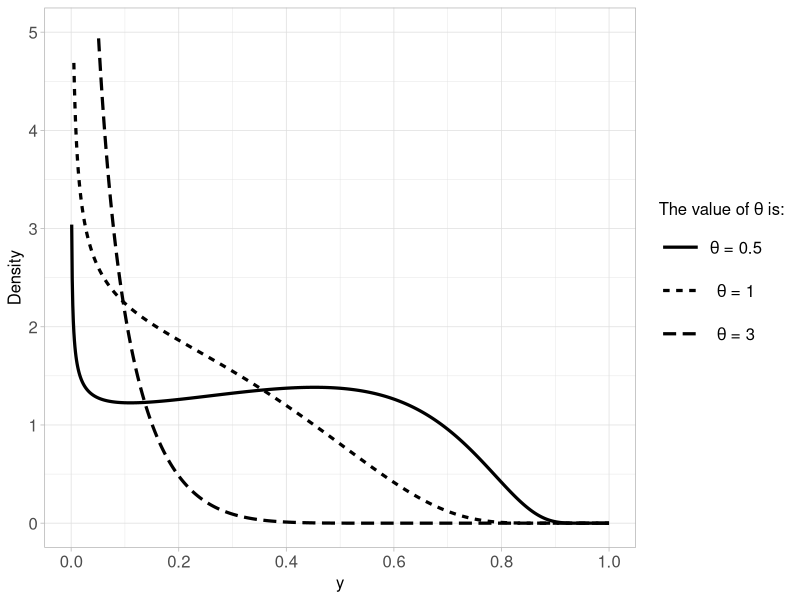
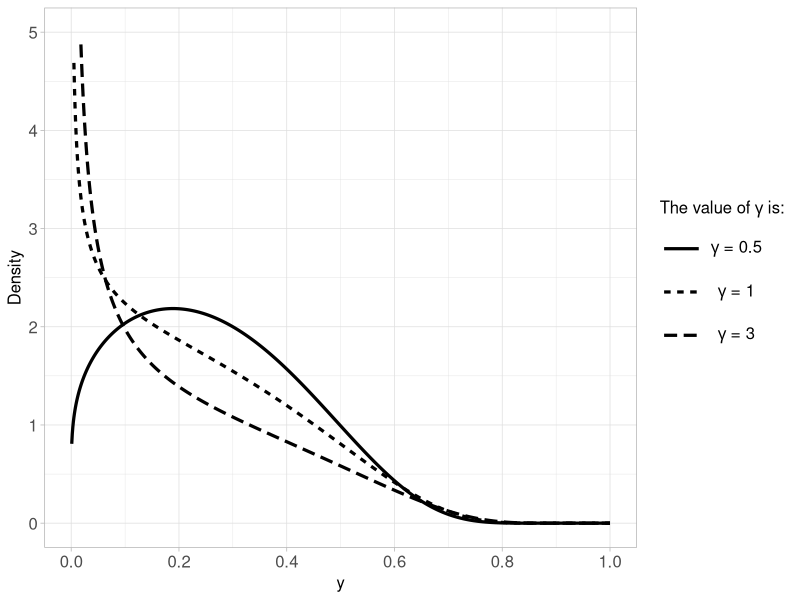
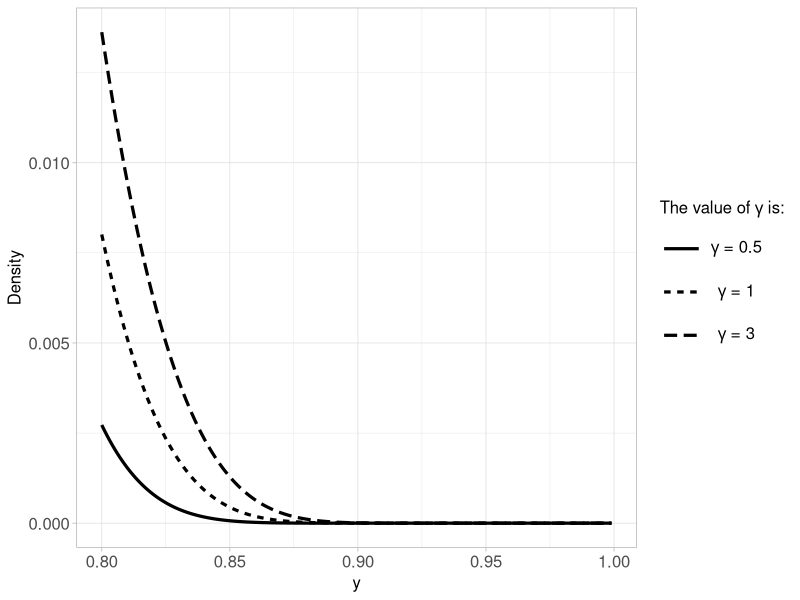
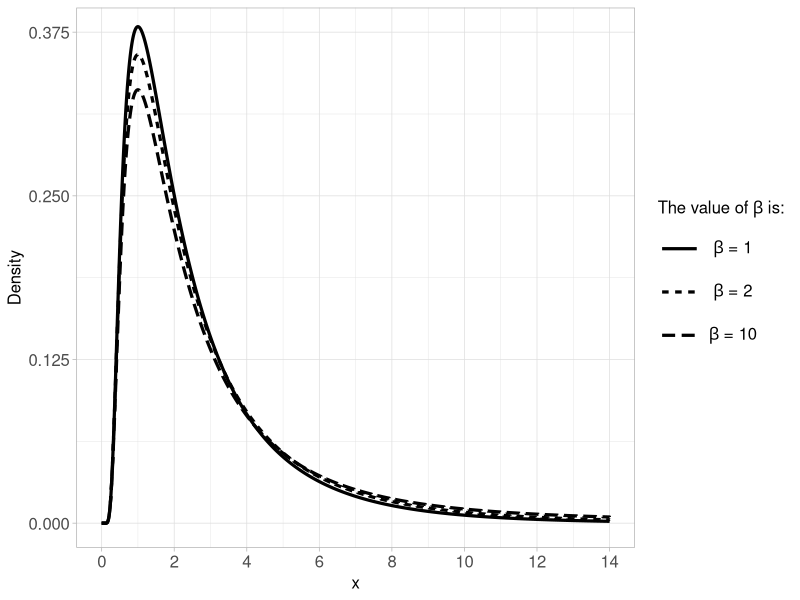
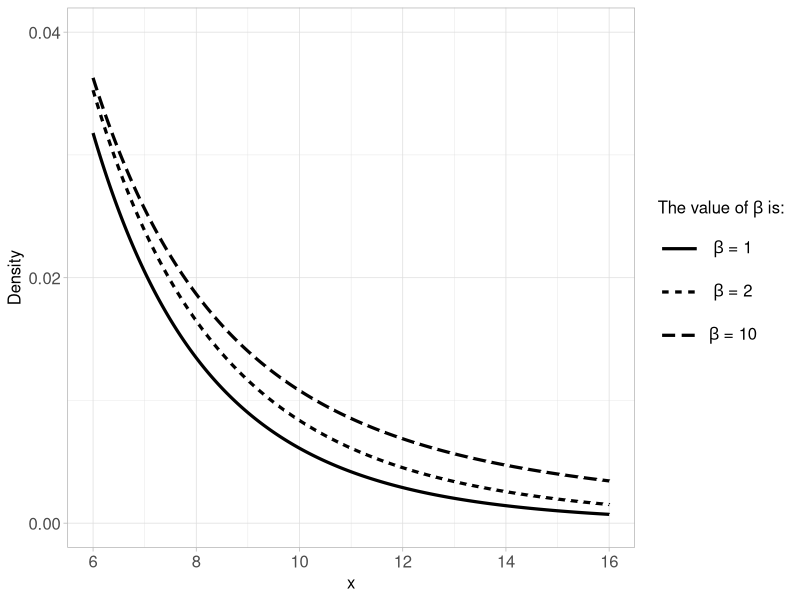
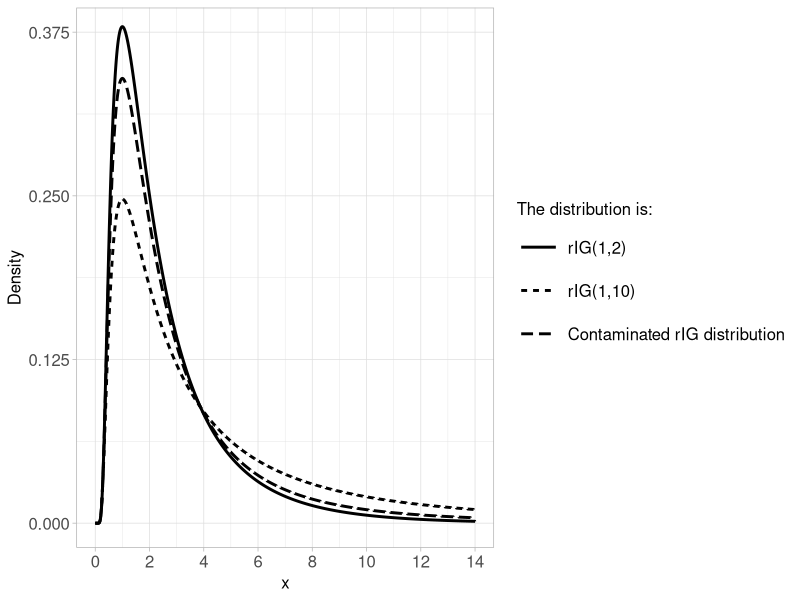

Write the R code that produced these figures, in order.
## ---- chunk 1
knitr::opts_chunk$set(echo = TRUE)
## ---- chunk 2
library(VGAM)
library(ggplot2)
library(knitr)
## ---- chunk 3


seq2 <- seq(0, 1, by=0.001)

#the density of the unit rIG distribution
rig1 <- function(x,theta, gamma){
  dens <- vector()
  mean <- sqrt(theta*(theta+3*gamma))
  lambda <- (theta*(theta+3*gamma))/gamma
  
  if(x[1]==0){
    if(lambda/(2*mean^2)<1){
    dens[1] <- 1000
    }else{dens[1] <- 0}
    
  }
  else{
    inside <- (log(x[1])+sqrt(theta*(theta+3*gamma)))^2 #a variable containing the top part of the fraction in the exp
  dens[1] <- sqrt((theta*(theta+3*gamma))/(2*pi*gamma))*(1/(x[1]*(-log(x[1]))^(3/2)))*exp(inside/(2*gamma*log(x[1])))}
  
  for(i in 2:(length(x)) ){
   inside <- (log(x[i])+sqrt(theta*(theta+3*gamma)))^2 #a variable containing the top part of the fraction in the exp
  dens[i] <- sqrt((theta*(theta+3*gamma))/(2*pi*gamma))*(1/(x[i]*(-log(x[i]))^(3/2)))*exp(inside/(2*gamma*log(x[i])))
  #if(dens[i]>3){
  #  dens[i]<-3.2  } 
  }
  
  if(x[length(x)]==1){
    dens[length(x)]=0
  }
  
  return(dens)
}
## ---- chunk 4
#graphs where we keep gamma=1 and change theta
g11 <- rig1(seq2,0.5, 1)
g21 <- rig1(seq2,1, 1)
g31 <- rig1(seq2,3, 1)



dfa <- data.frame(
  x = seq2,
  y1=g11,
  z=factor(matrix(1,length(seq2),1)))
#z=factor(matrix(1,length(seq1),1))
dfb <- data.frame(
  x = seq2,
  y1=g21,
  z=factor(matrix(2,length(seq2),1))
)

dfc <- data.frame(
  x = seq2,
  y1=g31,
  z=factor(matrix(3,length(seq2),1))
)
 
dfd <-rbind.data.frame(dfa, dfb,dfc)

#if you ever want to add a caption that contains greek letters labs(caption=expression("a." ~ theta ~ "=0.4" ))
graph9 <- ggplot(dfd, aes(x, y1, linetype=z))+geom_line(size=1.1) +labs(x="y",y="Density") +theme_light() +theme(plot.caption = element_text(hjust=0.5), legend.text.align = 0.5, legend.key.size=unit(1.1, "cm"), legend.key.width=unit(1.1,"cm"), legend.text = element_text(size=12), legend.title = element_text(size=12), axis.text=element_text(size=12), axis.title=element_text(size=12))+ scale_x_continuous(breaks=seq(0, 1,0.2))+scale_y_continuous(breaks=seq(0,3,0.25))+scale_linetype_discrete(name=expression("The value of"~theta~"is:"), labels=c(expression(theta~"= 0.5"), expression(theta~"= 1"), expression(theta~"= 3"))) +ylim(0,5)
print(graph9)
## ---- chunk 5
#graphs where we keep theta=1 and change gamma
g11 <- rig1(seq2,1, 0.5)
g21 <- rig1(seq2,1, 1)
g31 <- rig1(seq2,1, 3)



dfa <- data.frame(
  x = seq2,
  y1=g11,
  z=factor(matrix(1,length(seq2),1)))
#z=factor(matrix(1,length(seq1),1))
dfb <- data.frame(
  x = seq2,
  y1=g21,
  z=factor(matrix(2,length(seq2),1))
)

dfc <- data.frame(
  x = seq2,
  y1=g31,
  z=factor(matrix(3,length(seq2),1))
)
 
dfd <-rbind.data.frame(dfa, dfb,dfc)

#if you ever want to add a caption that contains greek letters labs(caption=expression("a." ~ theta ~ "=0.4" ))
graph10 <- ggplot(dfd, aes(x, y1, linetype=z))+geom_line(size=1.1) +labs(x="y",y="Density") +theme_light() +theme(plot.caption = element_text(hjust=0.5), legend.text.align = 0.5, legend.key.size=unit(1.1, "cm"), legend.key.width=unit(1.1,"cm"), legend.text = element_text(size=12), legend.title = element_text(size=12), axis.text=element_text(size=12), axis.title=element_text(size=12))+ scale_x_continuous(breaks=seq(0, 1,0.2))+scale_y_continuous(breaks=seq(0,3,0.25))+scale_linetype_discrete(name=expression("The value of"~gamma~"is:"), labels=c(expression(gamma~"= 0.5"), expression(gamma~"= 1"), expression(gamma~"= 3"))) +ylim(0,5)
print(graph10)
## ---- chunk 6
#graphs where we keep gamma=1 and change theta

seq3 <- seq(0.8, 0.999, by=0.001)

g11 <- rig1(seq3,1, 0.5)
g21 <- rig1(seq3,1, 1)
g31 <- rig1(seq3,1, 3)



dfa <- data.frame(
  x = seq3,
  y1=g11,
  z=factor(matrix(1,length(seq3),1)))
#z=factor(matrix(1,length(seq1),1))
dfb <- data.frame(
  x = seq3,
  y1=g21,
  z=factor(matrix(2,length(seq3),1))
)

dfc <- data.frame(
  x = seq3,
  y1=g31,
  z=factor(matrix(3,length(seq3),1))
)
 
dfd <-rbind.data.frame(dfa, dfb,dfc)

#if you ever want to add a caption that contains greek letters labs(caption=expression("a." ~ theta ~ "=0.4" ))
graph10 <- ggplot(dfd, aes(x, y1, linetype=z))+geom_line(size=1.1) +labs(x="y",y="Density") +theme_light() +theme(plot.caption = element_text(hjust=0.5), legend.text.align = 0.5, legend.key.size=unit(1.1, "cm"), legend.key.width=unit(1.1,"cm"), legend.text = element_text(size=12), legend.title = element_text(size=12), axis.text=element_text(size=12), axis.title=element_text(size=12))+ scale_x_continuous(breaks=seq(0.8, 1,0.05))+scale_y_continuous(breaks=seq(0,0.015,0.005))+scale_linetype_discrete(name=expression("The value of"~gamma~"is:"), labels=c(expression(gamma~"= 0.5"), expression(gamma~"= 1"), expression(gamma~"= 3"))) 
print(graph10)
## ---- chunk 7
#density function of rIG distribution
rig <- function(x,theta, gamma){
  
  inside <- -(x-sqrt(theta*(theta+3*gamma)))^2 #a variable containing the top part of the fraction in the exp
  dens <- sqrt((theta*(theta+3*gamma))/(2*pi*gamma*(x^3)))*exp(inside/(2*gamma*x))
  return(dens)
}
## ---- chunk 8
#density of the contaminated rIG distribution
contam <- function(x,theta,gamma,alpha,beta){
  dens <- alpha*rig(x,theta,gamma) +(1-alpha)*rig(x,theta,gamma*beta)
  return(dens)
}
## ---- chunk 9
#contaminated changing beta value
seq1 <- seq(0.00000001,14,0.0001)
g4 <- contam(seq1, 1, 2, 1, 1) #ref dist
g5 <- contam(seq1, 1, 2, 0.7, 2)
g6 <- contam(seq1, 1, 2, 0.7, 10)

df2 <- data.frame(
  x = seq1,
  y1=g4,
  y2=g5,
  y3=g6
)


df5 <- data.frame(
  x = seq1,
  y1=g4,
  z=factor(matrix(1,length(seq1),1)))
#z=factor(matrix(1,length(seq1),1))
df6 <- data.frame(
  x = seq1,
  y1=g5,
  z=factor(matrix(2,length(seq1),1))
)

df7 <- data.frame(
  x = seq1,
  y1=g6,
  z=factor(matrix(3,length(seq1),1))
)
 
df8 <-rbind.data.frame(df5, df6, df7)
## ---- chunk 10
graph7 <- ggplot(df8, aes(x, y1, linetype=z))+geom_line(size=1.1) +labs(y="Density") +theme_light()+coord_cartesian(xlim=c(0.00,14), ylim=c(0.00,0.375)) +theme(plot.caption = element_text(hjust=0.5), legend.text.align = 0.5, legend.key.size=unit(1.1, "cm"), legend.key.width=unit(1.1,"cm"), legend.text = element_text(size=12), legend.title = element_text(size=12), axis.text=element_text(size=12), axis.title=element_text(size=12))+ scale_x_continuous(breaks=seq(0, 14, 2))+ scale_y_continuous(breaks=seq(0, 0.375, 0.125))+scale_linetype_discrete(name=expression("The value of"~beta~"is:"), labels=c(expression(beta~"= 1"), expression(beta~"= 2"), expression(beta~"= 10"))) #+ggtitle(expression("The PDF of the rIG distribution where"~gamma~"is varied while keeping"~theta~"=1.")) # +scale_linetype_manual(values=c(1="solid", 2="dots", 3="longdash"))
print(graph7)
## ---- chunk 11
#contaminated changing eta value zooming in
seq2 <- seq(6,16,0.0001)
g4 <- contam(seq2, 1, 2, 1, 1)
g5 <- contam(seq2, 1, 2, 0.7, 2)
g6 <- contam(seq2, 1, 2, 0.7, 10)

df2 <- data.frame(
  x = seq2,
  y1=g4,
  y2=g5,
  y3=g6
)


df9 <- data.frame(
  x = seq2,
  y1=g4,
  z=factor(matrix(1,length(seq2),1)))
#z=factor(matrix(1,length(seq1),1))
df10 <- data.frame(
  x = seq2,
  y1=g5,
  z=factor(matrix(2,length(seq2),1))
)

df11 <- data.frame(
  x = seq2,
  y1=g6,
  z=factor(matrix(3,length(seq2),1))
)
 
df12 <-rbind.data.frame(df9, df10, df11)

graph8 <- ggplot(df12, aes(x, y1, linetype=z))+geom_line(size=1.1) +labs(y="Density") +theme_light()+coord_cartesian(xlim=c(6,16), ylim=c(0.00,0.04)) +theme(plot.caption = element_text(hjust=0.5), legend.text.align = 0.5, legend.key.size=unit(1.1, "cm"), legend.key.width=unit(1.1,"cm"), legend.text = element_text(size=12), legend.title = element_text(size=12), axis.text=element_text(size=12), axis.title=element_text(size=12))+ scale_x_continuous(breaks=seq(6, 16, 2))+ scale_y_continuous(breaks=seq(0, 0.04, 0.02))+scale_linetype_discrete(name=expression("The value of"~beta~"is:"), labels=c(expression(beta~"= 1"), expression(beta~"= 2"), expression(beta~"= 10"))) #+ggtitle(expression("The PDF of the rIG distribution where"~gamma~"is varied while keeping"~theta~"=1.")) # +scale_linetype_manual(values=c(1="solid", 2="dots", 3="longdash"))
print(graph8)
## ---- chunk 12
#showing how the contaminated is formed
seq1 <- seq(0.00000001,14,0.0001)
g4 <- rig(seq1, 1, 2) #ref dist
g5 <- rig(seq1, 1, 10)
g6 <- contam(seq1, 1,2,0.7,5)

df2 <- data.frame(
  x = seq1,
  y1=g4,
  y2=g5,
  y3=g6
)


df5 <- data.frame(
  x = seq1,
  y1=g4,
  z=factor(matrix(1,length(seq1),1)))
#z=factor(matrix(1,length(seq1),1))
df6 <- data.frame(
  x = seq1,
  y1=g5,
  z=factor(matrix(2,length(seq1),1))
)

df7 <- data.frame(
  x = seq1,
  y1=g6,
  z=factor(matrix(3,length(seq1),1))
)
 
df1 <-rbind.data.frame(df5, df6, df7)
## ---- chunk 13
graph7 <- ggplot(df1, aes(x, y1, linetype=z))+geom_line(size=1) +labs(y="Density") +theme_light()+coord_cartesian(xlim=c(0.00,14), ylim=c(0.00,0.375)) +theme(plot.caption = element_text(hjust=0.5), legend.text.align = 0, legend.key.size=unit(1.1, "cm"), legend.key.width=unit(1.1,"cm"), legend.text = element_text(size=12), legend.title = element_text(size=12), axis.text=element_text(size=12), axis.title=element_text(size=12))+ scale_x_continuous(breaks=seq(0, 14, 2))+ scale_y_continuous(breaks=seq(0, 0.375, 0.125))+scale_linetype_discrete(name=expression("The distribution is:"), labels=c(expression("rIG(1,2)"), expression("rIG(1,10)"), expression("Contaminated rIG distribution"))) #+ggtitle(expression("The PDF of the rIG distribution where"~gamma~"is varied while keeping"~theta~"=1.")) # +scale_linetype_manual(values=c(1="solid", 2="dots", 3="longdash"))
print(graph7)
